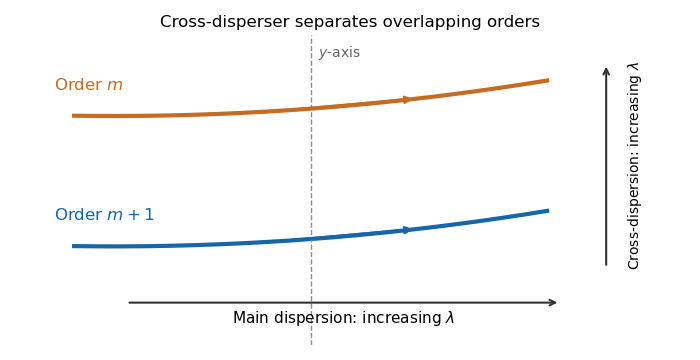

Python code for this plot:
"""Schematic neighboring echelle orders; save PNG in cwd."""
from pathlib import Path

import matplotlib.pyplot as plt
import numpy as np


def main():
    fig, ax = plt.subplots(figsize=(7, 3.6), dpi=100, facecolor="white")
    x = np.linspace(-1.8, 1.8, 300)
    for offset, label, color in [(1.1, r"Order $m$", "#c66b22"), (-.5, r"Order $m+1$", "#1766aa")]:
        y = offset+.12*x+.04*x*x
        ax.plot(x, y, color=color, lw=3)
        ax.annotate("", xy=(.8, offset+.12*.8+.04*.8**2),
                    xytext=(-.2, offset-.024+.0016),
                    arrowprops=dict(arrowstyle="->", color=color, lw=2))
        ax.text(-1.95, offset+.23, label, color=color, fontsize=12)
    ax.axvline(0, color="0.55", ls="--", lw=1)
    ax.text(.06, 1.73, r"$y$-axis", fontsize=10, color="0.4")
    ax.annotate("", xy=(1.9, -1.28), xytext=(-1.4, -1.28),
                arrowprops=dict(arrowstyle="->", color="0.2", lw=1.5))
    ax.text(.25, -1.53, r"Main dispersion: increasing $\lambda$", ha="center", fontsize=11)
    ax.annotate("", xy=(2.25, 1.65), xytext=(2.25, -.85),
                arrowprops=dict(arrowstyle="->", color="0.2", lw=1.5))
    ax.text(2.4, .4, r"Cross-dispersion: increasing $\lambda$", rotation=90,
            va="center", fontsize=10)
    ax.set(xlim=(-2.25, 2.85), ylim=(-1.8, 2.0))
    ax.set_title("Cross-disperser separates overlapping orders", fontsize=12)
    ax.axis("off")
    fig.tight_layout()
    fig.savefig(Path.cwd()/Path(__file__).with_suffix(".png").name,
                facecolor="white", transparent=False, dpi=100)
    plt.close(fig)


if __name__ == "__main__":
    main()
